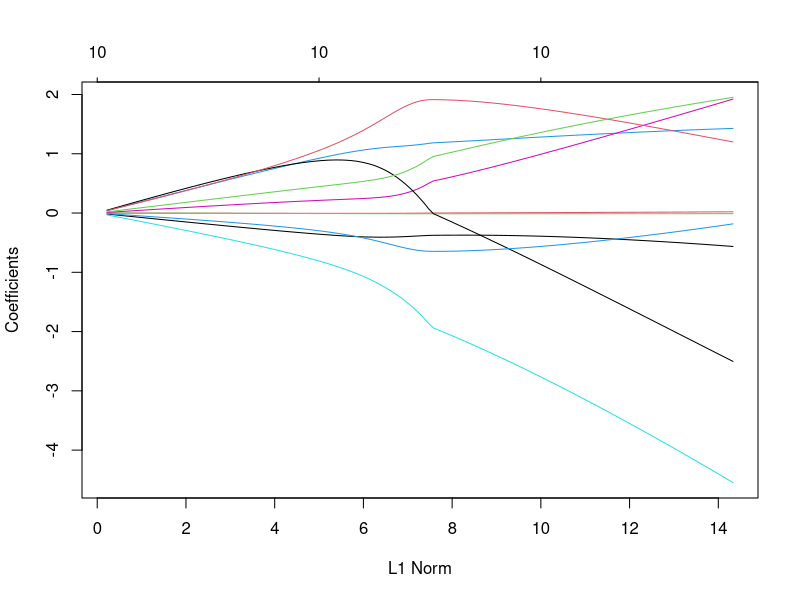
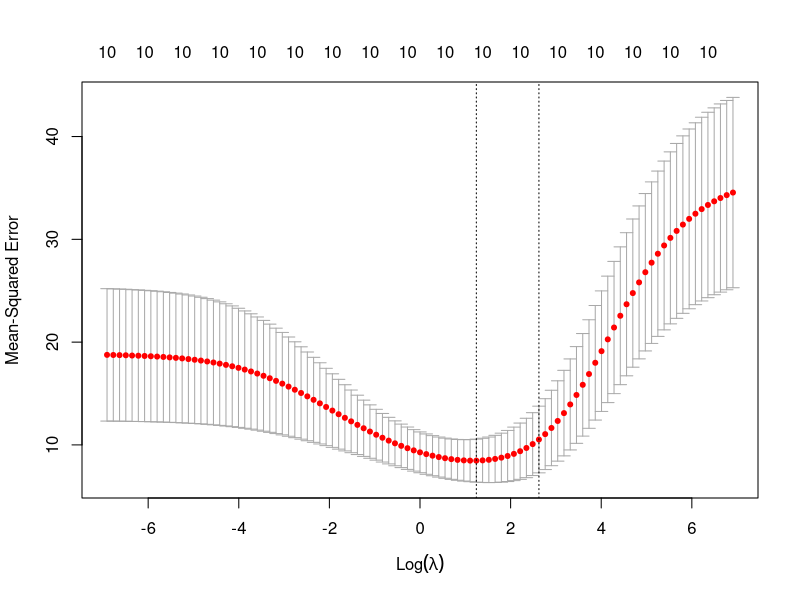

Generate these figures, in order, with R:
## ---- chunk 1
library(caret)
## ---- chunk 2
library(glmnet)
## ---- chunk 3
# Creating 80-20 Training Testing Split, createDataPartition() returns the indices
# Perform a basic 80/20 test-train split on the data (you may use caret, the sample method, or manually)
initial_train = createDataPartition(mtcars$mpg,times=1,p=0.8,list=FALSE)
# Training data
training_data= mtcars[initial_train, ]
# Testing data (note the minus sign)
testing_data= mtcars[-initial_train, ]
training_data$am = factor(training_data$am)
is.factor(training_data$am)
## ---- chunk 4
# Fitting linear model
# Fit a linear model with mpg as the target response,
testing_data$am = factor(testing_data$am)
lm.fit = lm(mpg~.,data=training_data)
#MSE on test set
mean((predict(lm.fit,testing_data)-testing_data$mpg)^2)
# What features are selected as relevant based on resulting t-statistics?
# Analyze the t-stat and p-values to select relevant features
summary(lm.fit)
## ---- chunk 5
cat(" We will select wt as a predictor based on the statistics as it has the lowest p value.")
## ---- chunk 6
# coefficient values for relevant features
lm.fit$coefficients
## ---- chunk 7
lambda_seq = 10^seq(3, -3, by= -.06)
# Perform a ridge regression using the glmnet package
ridge_regression<-glmnet(model.matrix(training_data$mpg~.,data = training_data)[, - 1],training_data$mpg,alpha=0,lambda=lambda_seq)
summary(ridge_regression)

## ---- chunk 8
plot(ridge_regression)
## ---- chunk 9
# Use cross-validation (via cv.glmnet) to determine the minimum value for lambda - what do you obtain
cross_validation<-cv.glmnet(model.matrix(training_data$mpg~.,data = training_data)[,- 1],training_data$mpg,alpha=0,lambda = lambda_seq,grouped = FALSE)
cat("\n The best lambda: %s",cross_validation$lambda.min)
## ---- chunk 10
lambda_bst<-cross_validation$lambda.min
summary(cross_validation)
## ---- chunk 11
# Plot training MSE as a function of lambda
plot(cross_validation)
## ---- chunk 12
# What is out-of-sample test set performance (using predict)
testing_predict<-predict(ridge_regression,s=lambda_bst,newx = model.matrix(testing_data$mpg~.,data = testing_data)[, -1])
mean((testing_data$mpg-testing_predict)^2)
## ---- chunk 13
coef(cross_validation)
## ---- chunk 14
# Has ridge regression performed shrinkage, variable selection, or both?
cat("\n As we can see that new coefficients are smaller, we can say that the ridge regression performs shrinkage.")

